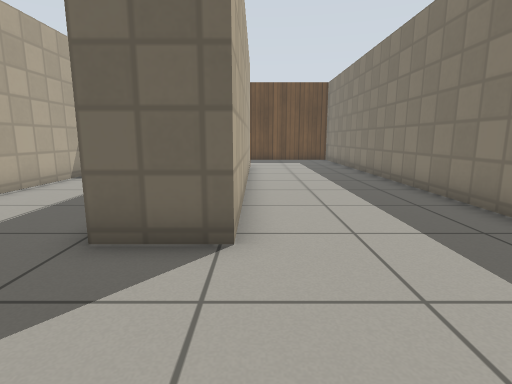
[1] (above)

18 first-person views from a walk through a world built for the Gazebo simulator. The camera is 0.72 m above the floor, tilts 10° down and sees 80° across. The floor is counted in squares, 0.5 m on a side. Each view is taken from the middle of a square. On the plan, view 1 faces up. The plan holds only what a view shows up to about 14 squares ahead; the rest is blank. Simple patterns stand in for the simulator's built-in surfaces.

[2]
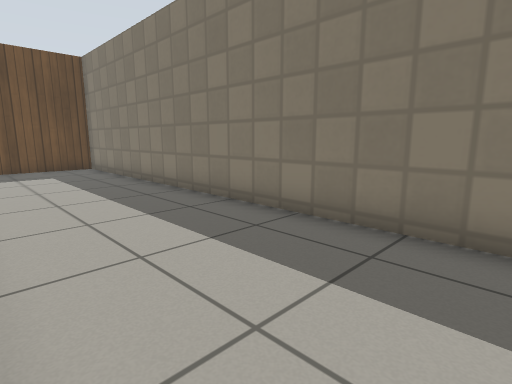

[3]
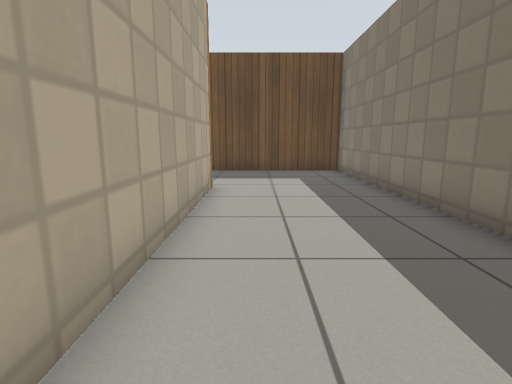

[4]
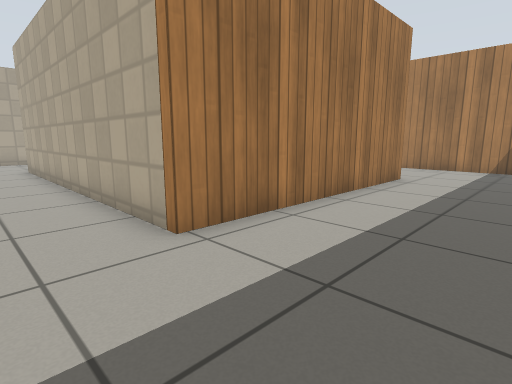

[5]
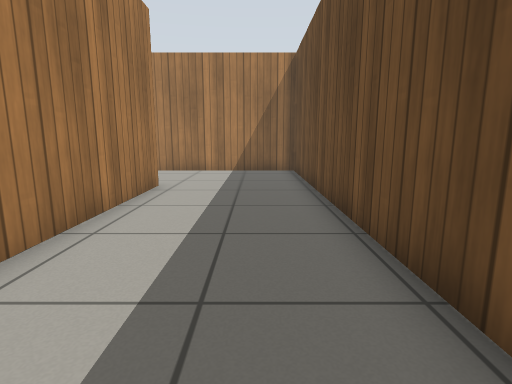

[6]
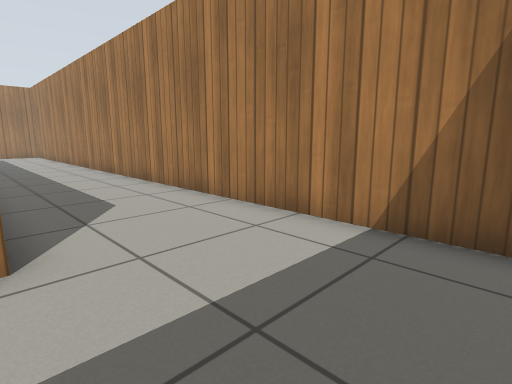

[7]
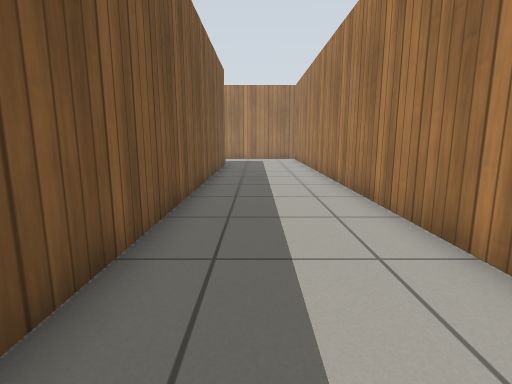

[8]
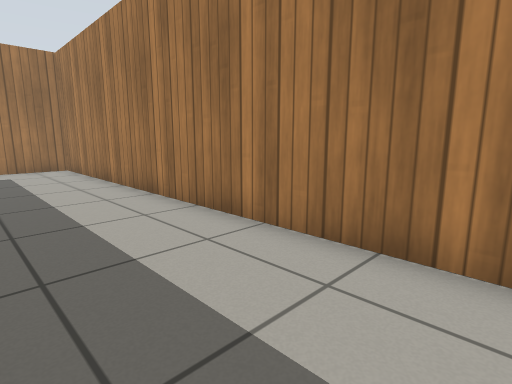

[9]
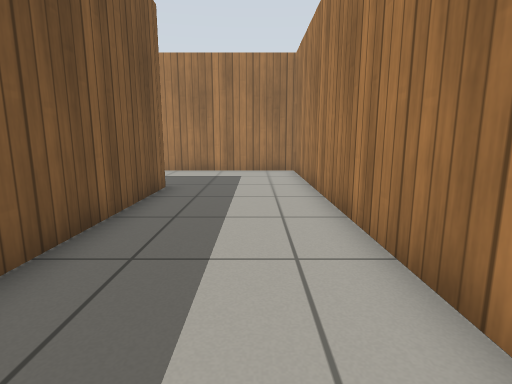

[10]
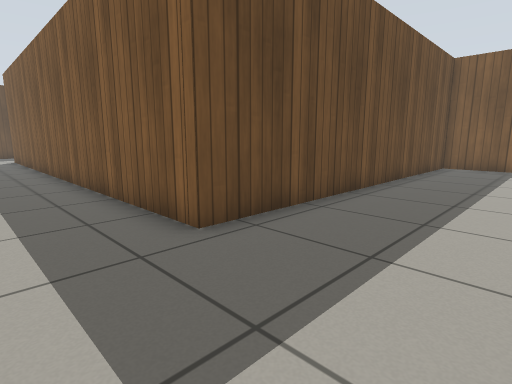

[11]
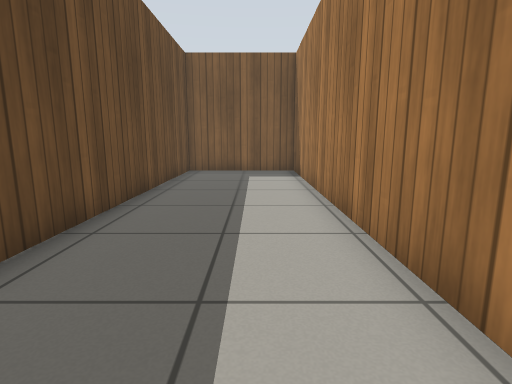

[12]
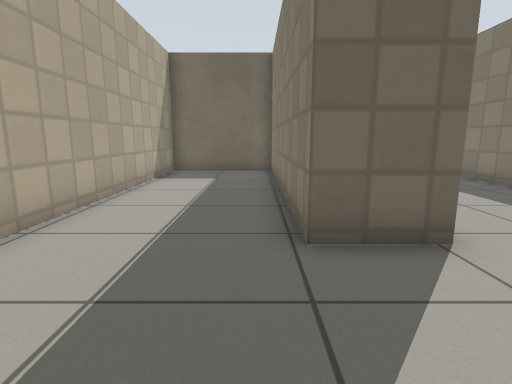

[13]
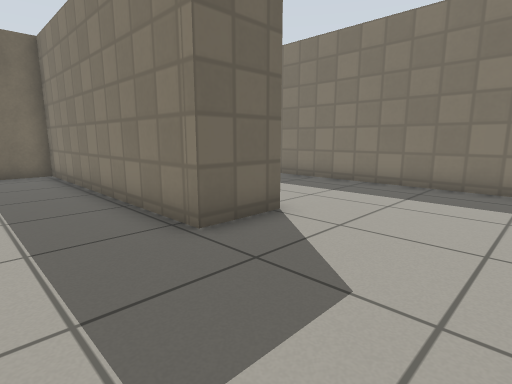

[14]
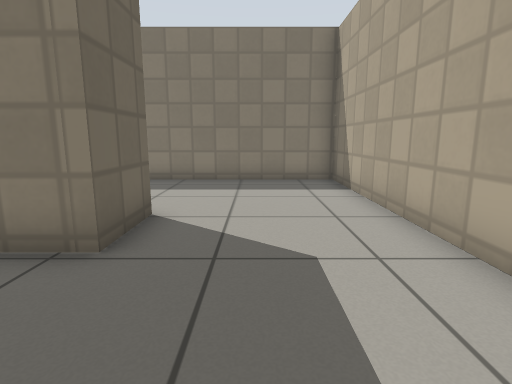

[15]
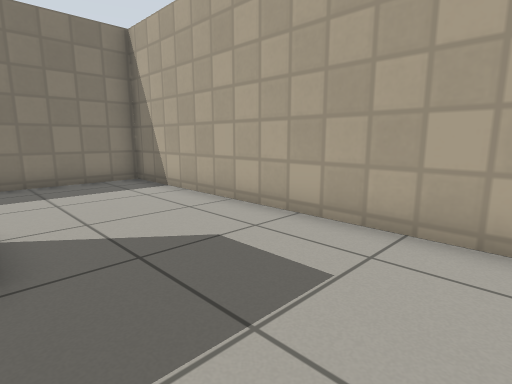

[16]
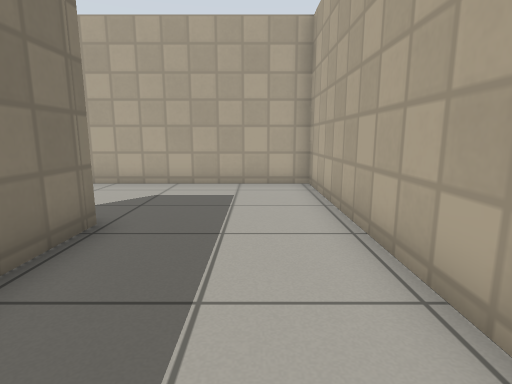

[17]
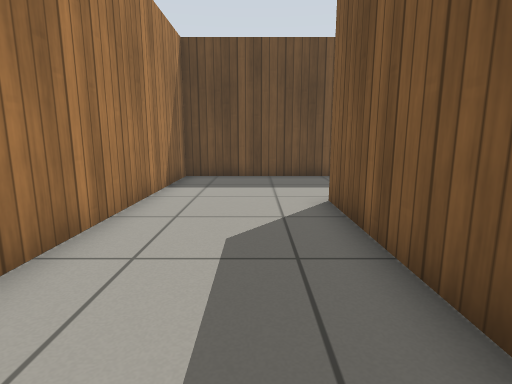

[18]
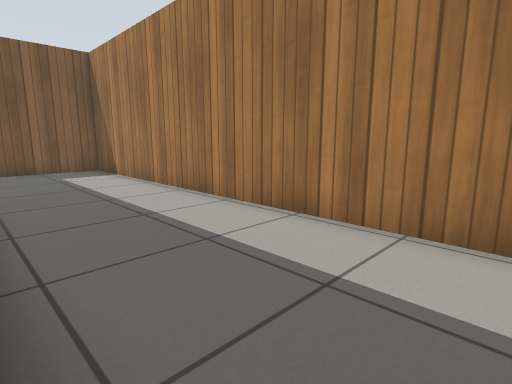

### Floor plan
Points are (right, up) in squares from view 1. A wall is a line through its corners. A room is listed if a view was taken in it or the views show most of it. See-through windows are left out.
Room 1 (views 1, 2, 3, 4, 5, 6, 7, 8, 9, 10, 11, 17, 18)
walls: (-0.5, -0.7) (4.7, -0.7) (4.7, 20.7) (-13.7, 20.7) (-13.7, -7.7) (4.7, -7.7) (4.7, -3) (-9.3, -3) (-9.3, 16) (-0.3, 16) (-0.3, 4)
ways out: opening at (-1.5, 1.5) to room 2
Room 2 (views 12, 13, 14, 15, 16)
walls: (-0.3, 4) (-2.3, 4) (-2.3, 13.7) (-6.7, 13.7) (-6.7, -0.7) (-0.5, -0.7)
ways out: opening at (-1.5, 1.5) to room 1

Positions as (right, up) in squares from view 1, and headings:
1: (0, 0), facing up
2: (0, 5), facing up-right
3: (1, 7), facing up
4: (2, 20), facing down-left
5: (0, 19), facing left
6: (-9, 20), facing down-left
7: (-11, 14), facing down
8: (-10, 8), facing down-left
9: (-12, 6), facing down
10: (-12, -7), facing up-right
11: (-9, -6), facing right
12: (-3, 0), facing up
13: (-5, 0), facing up-right
14: (-6, 2), facing right
15: (-6, 4), facing down-right
16: (-5, 9), facing down
17: (-11, 9), facing up
18: (-10, -3), facing down-right
